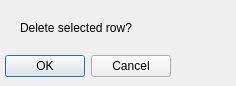
<?xml version="1.0" encoding="UTF-8"?>
<ui version="4.0">
 <class>Dialog</class>
 <widget class="QDialog" name="Dialog">
  <property name="geometry">
   <rect>
    <x>0</x>
    <y>0</y>
    <width>236</width>
    <height>86</height>
   </rect>
  </property>
  <property name="windowTitle">
   <string>Dialog</string>
  </property>
  <widget class="QDialogButtonBox" name="buttonBox">
   <property name="geometry">
    <rect>
     <x>-170</x>
     <y>50</y>
     <width>341</width>
     <height>32</height>
    </rect>
   </property>
   <property name="orientation">
    <enum>Qt::Horizontal</enum>
   </property>
   <property name="standardButtons">
    <set>QDialogButtonBox::Cancel|QDialogButtonBox::Ok</set>
   </property>
  </widget>
  <widget class="QLabel" name="label">
   <property name="geometry">
    <rect>
     <x>20</x>
     <y>20</y>
     <width>161</width>
     <height>16</height>
    </rect>
   </property>
   <property name="text">
    <string>Delete selected row?</string>
   </property>
  </widget>
 </widget>
 <resources/>
 <connections>
  <connection>
   <sender>buttonBox</sender>
   <signal>accepted()</signal>
   <receiver>Dialog</receiver>
   <slot>accept()</slot>
   <hints>
    <hint type="sourcelabel">
     <x>248</x>
     <y>254</y>
    </hint>
    <hint type="destinationlabel">
     <x>157</x>
     <y>274</y>
    </hint>
   </hints>
  </connection>
  <connection>
   <sender>buttonBox</sender>
   <signal>rejected()</signal>
   <receiver>Dialog</receiver>
   <slot>reject()</slot>
   <hints>
    <hint type="sourcelabel">
     <x>316</x>
     <y>260</y>
    </hint>
    <hint type="destinationlabel">
     <x>286</x>
     <y>274</y>
    </hint>
   </hints>
  </connection>
 </connections>
</ui>
